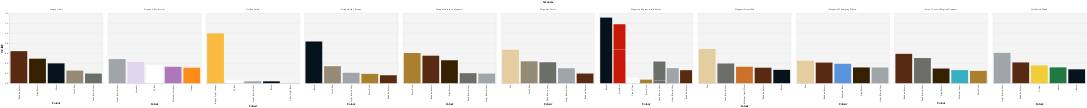

The notebook cell saved with this chart:
### Markdown cell above
### Fantastic Beasts

### Code cell
alt.Chart(largest_colors_tfidf[largest_colors_tfidf['theme_name']=="Fantastic Beasts"]).mark_bar().encode(
    y=alt.X('tf_idf', title='TF-IDF'),
    x=alt.X('color_name', sort=alt.Sort(field='tf_idf:Q', order='ascending'), title='Colour'),
    color=alt.Color("hex:N", scale=None, title='Colour'),
    tooltip=['hex'],
    column=alt.Column('name', title='Set name')
).resolve_scale(x='independent').configure_view(
    fill='#f4f4f4'
)

### Figure 1 — Vega-Lite specification as saved in the notebook (floating-point values rounded to 4 significant figures)
{"$schema": "https://vega.github.io/schema/vega-lite/v3.2.1.json", "config": {"mark": {"tooltip": null}, "view": {"fill": "#f4f4f4", "height": 300, "width": 400}}, "data": {"name": "data-cb1dac737e648e644471cc776e7658a5"}, "datasets": {"data-cb1dac737e648e644471cc776e7658a5": [{"color_name": "Pearl Gold", "hex": "#AA7F2E", "name": "Harry's Journey to Hogwarts", "set_num": "30407-1", "tf_idf": 0.6046, "theme_name": "Fantastic Beasts"}, {"color_name": "Reddish Brown", "hex": "#582A12", "name": "Harry's Journey to Hogwarts", "set_num": "30407-1", "tf_idf": 0.5504, "theme_name": "Fantastic Beasts"}, {"color_name": "Dark Brown", "hex": "#352100", "name": "Harry's Journey to Hogwarts", "set_num": "30407-1", "tf_idf": 0.4592, "theme_name": "Fantastic Beasts"}, {"color_name": "Dark Bluish Gray", "hex": "#6C6E68", "name": "Harry's Journey to Hogwarts", "set_num": "30407-1", "tf_idf": 0.2001, "theme_name": "Fantastic Beasts"}, {"color_name": "Light Bluish Gray", "hex": "#A0A5A9", "name": "Harry's Journey to Hogwarts", "set_num": "30407-1", "tf_idf": 0.1912, "theme_name": "Fantastic Beasts"}, {"color_name": "Light Bluish Gray", "hex": "#A0A5A9", "name": "Diagon Alley (micro)", "set_num": "40289-1", "tf_idf": 0.482, "theme_name": "Fantastic Beasts"}, {"color_name": "Lavender", "hex": "#E1D5ED", "name": "Diagon Alley (micro)", "set_num": "40289-1", "tf_idf": 0.425, "theme_name": "Fantastic Beasts"}, {"color_name": "White", "hex": "#FFFFFF", "name": "Diagon Alley (micro)", "set_num": "40289-1", "tf_idf": 0.3599, "theme_name": "Fantastic Beasts"}, {"color_name": "Medium Lavender", "hex": "#AC78BA", "name": "Diagon Alley (micro)", "set_num": "40289-1", "tf_idf": 0.3284, "theme_name": "Fantastic Beasts"}, {"color_name": "Orange", "hex": "#FE8A18", "name": "Diagon Alley (micro)", "set_num": "40289-1", "tf_idf": 0.3105, "theme_name": "Fantastic Beasts"}, {"color_name": "Tan", "hex": "#E4CD9E", "name": "Hogwarts Castle", "set_num": "71043-1", "tf_idf": 0.6701, "theme_name": "Fantastic Beasts"}, {"color_name": "Dark Tan", "hex": "#958A73", "name": "Hogwarts Castle", "set_num": "71043-1", "tf_idf": 0.4375, "theme_name": "Fantastic Beasts"}, {"color_name": "Dark Bluish Gray", "hex": "#6C6E68", "name": "Hogwarts Castle", "set_num": "71043-1", "tf_idf": 0.4187, "theme_name": "Fantastic Beasts"}, {"color_name": "Light Bluish Gray", "hex": "#A0A5A9", "name": "Hogwarts Castle", "set_num": "71043-1", "tf_idf": 0.2991, "theme_name": "Fantastic Beasts"}, {"color_name": "Reddish Brown", "hex": "#582A12", "name": "Hogwarts Castle", "set_num": "71043-1", "tf_idf": 0.1931, "theme_name": "Fantastic Beasts"}, {"color_name": "Black", "hex": "#05131D", "name": "Hogwarts Express (4th Edition)", "set_num": "71247-2", "tf_idf": 0.7243, "theme_name": "Fantastic Beasts"}, {"color_name": "Trans-Red", "hex": "#C91A09", "name": "Hogwarts Express (4th Edition)", "set_num": "71247-2", "tf_idf": 0.6735, "theme_name": "Fantastic Beasts"}, {"color_name": "Trans-Clear", "hex": "#FCFCFC", "name": "Hogwarts Express (4th Edition)", "set_num": "71247-2", "tf_idf": 0.1063, "theme_name": "Fantastic Beasts"}, {"color_name": "Pearl Gold", "hex": "#AA7F2E", "name": "Hogwarts Express (4th Edition)", "set_num": "71247-2", "tf_idf": 0.07139, "theme_name": "Fantastic Beasts"}, {"color_name": "Dark Bluish Gray", "hex": "#6C6E68", "name": "Hogwarts Express (4th Edition)", "set_num": "71247-2", "tf_idf": 0.05317, "theme_name": "Fantastic Beasts"}, {"color_name": "Reddish Brown", "hex": "#582A12", "name": "Aragog's Lair", "set_num": "75950-1", "tf_idf": 0.6414, "theme_name": "Fantastic Beasts"}, {"color_name": "Dark Brown", "hex": "#352100", "name": "Aragog's Lair", "set_num": "75950-1", "tf_idf": 0.4906, "theme_name": "Fantastic Beasts"}, {"color_name": "Black", "hex": "#05131D", "name": "Aragog's Lair", "set_num": "75950-1", "tf_idf": 0.3971, "theme_name": "Fantastic Beasts"}, {"color_name": "Dark Tan", "hex": "#958A73", "name": "Aragog's Lair", "set_num": "75950-1", "tf_idf": 0.2521, "theme_name": "Fantastic Beasts"}, {"color_name": "Dark Bluish Gray", "hex": "#6C6E68", "name": "Aragog's Lair", "set_num": "75950-1", "tf_idf": 0.1924, "theme_name": "Fantastic Beasts"}, {"color_name": "Black", "hex": "#05131D", "name": "Grindelwald's Escape", "set_num": "75951-1", "tf_idf": 0.8349, "theme_name": "Fantastic Beasts"}, {"color_name": "Dark Tan", "hex": "#958A73", "name": "Grindelwald's Escape", "set_num": "75951-1", "tf_idf": 0.3401, "theme_name": "Fantastic Beasts"}, {"color_name": "Light Bluish Gray", "hex": "#A0A5A9", "name": "Grindelwald's Escape", "set_num": "75951-1", "tf_idf": 0.2084, "theme_name": "Fantastic Beasts"}, {"color_name": "Pearl Gold", "hex": "#AA7F2E", "name": "Grindelwald's Escape", "set_num": "75951-1", "tf_idf": 0.1864, "theme_name": "Fantastic Beasts"}, {"color_name": "Reddish Brown", "hex": "#582A12", "name": "Grindelwald's Escape", "set_num": "75951-1", "tf_idf": 0.1586, "theme_name": "Fantastic Beasts"}, {"color_name": "Reddish Brown", "hex": "#582A12", "name": "Newt's Case of Magical Creatures", "set_num": "75952-1", "tf_idf": 0.5877, "theme_name": "Fantastic Beasts"}, {"color_name": "Dark Bluish Gray", "hex": "#6C6E68", "name": "Newt's Case of Magical Creatures", "set_num": "75952-1", "tf_idf": 0.5037, "theme_name": "Fantastic Beasts"}, {"color_name": "Dark Brown", "hex": "#352100", "name": "Newt's Case of Magical Creatures", "set_num": "75952-1", "tf_idf": 0.2935, "theme_name": "Fantastic Beasts"}, {"color_name": "Medium Azure", "hex": "#36AEBF", "name": "Newt's Case of Magical Creatures", "set_num": "75952-1", "tf_idf": 0.2618, "theme_name": "Fantastic Beasts"}, {"color_name": "Pearl Gold", "hex": "#AA7F2E", "name": "Newt's Case of Magical Creatures", "set_num": "75952-1", "tf_idf": 0.2469, "theme_name": "Fantastic Beasts"}, {"color_name": "Tan", "hex": "#E4CD9E", "name": "Hogwarts Whomping Willow", "set_num": "75953-1", "tf_idf": 0.4501, "theme_name": "Fantastic Beasts"}, {"color_name": "Reddish Brown", "hex": "#582A12", "name": "Hogwarts Whomping Willow", "set_num": "75953-1", "tf_idf": 0.4124, "theme_name": "Fantastic Beasts"}, {"color_name": "Medium Blue", "hex": "#5A93DB", "name": "Hogwarts Whomping Willow", "set_num": "75953-1", "tf_idf": 0.3878, "theme_name": "Fantastic Beasts"}, {"color_name": "Dark Brown", "hex": "#352100", "name": "Hogwarts Whomping Willow", "set_num": "75953-1", "tf_idf": 0.3154, "theme_name": "Fantastic Beasts"}, {"color_name": "Light Bluish Gray", "hex": "#A0A5A9", "name": "Hogwarts Whomping Willow", "set_num": "75953-1", "tf_idf": 0.3143, "theme_name": "Fantastic Beasts"}, {"color_name": "Tan", "hex": "#E4CD9E", "name": "Hogwarts Great Hall", "set_num": "75954-1", "tf_idf": 0.6861, "theme_name": "Fantastic Beasts"}, {"color_name": "Dark Bluish Gray", "hex": "#6C6E68", "name": "Hogwarts Great Hall", "set_num": "75954-1", "tf_idf": 0.394, "theme_name": "Fantastic Beasts"}, {"color_name": "Medium Dark Flesh", "hex": "#CC702A", "name": "Hogwarts Great Hall", "set_num": "75954-1", "tf_idf": 0.3292, "theme_name": "Fantastic Beasts"}, {"color_name": "Reddish Brown", "hex": "#582A12", "name": "Hogwarts Great Hall", "set_num": "75954-1", "tf_idf": 0.3098, "theme_name": "Fantastic Beasts"}, {"color_name": "Black", "hex": "#05131D", "name": "Hogwarts Great Hall", "set_num": "75954-1", "tf_idf": 0.2669, "theme_name": "Fantastic Beasts"}, {"color_name": "Black", "hex": "#05131D", "name": "Hogwarts Express (4th Edition)", "set_num": "75955-1", "tf_idf": 0.5898, "theme_name": "Fantastic Beasts"}, {"color_name": "Trans-Red", "hex": "#C91A09", "name": "Hogwarts Express (4th Edition)", "set_num": "75955-1", "tf_idf": 0.5071, "theme_name": "Fantastic Beasts"}, {"color_name": "Dark Bluish Gray", "hex": "#6C6E68", "name": "Hogwarts Express (4th Edition)", "set_num": "75955-1", "tf_idf": 0.3803, "theme_name": "Fantastic Beasts"}, {"color_name": "Light Bluish Gray", "hex": "#A0A5A9", "name": "Hogwarts Express (4th Edition)", "set_num": "75955-1", "tf_idf": 0.3021, "theme_name": "Fantastic Beasts"}, {"color_name": "Reddish Brown", "hex": "#582A12", "name": "Hogwarts Express (4th Edition)", "set_num": "75955-1", "tf_idf": 0.2602, "theme_name": "Fantastic Beasts"}, {"color_name": "Light Bluish Gray", "hex": "#A0A5A9", "name": "Quidditch Match", "set_num": "75956-1", "tf_idf": 0.6075, "theme_name": "Fantastic Beasts"}, {"color_name": "Reddish Brown", "hex": "#582A12", "name": "Quidditch Match", "set_num": "75956-1", "tf_idf": 0.4154, "theme_name": "Fantastic Beasts"}, {"color_name": "Yellow", "hex": "#F2CD37", "name": "Quidditch Match", "set_num": "75956-1", "tf_idf": 0.3557, "theme_name": "Fantastic Beasts"}, {"color_name": "Green", "hex": "#237841", "name": "Quidditch Match", "set_num": "75956-1", "tf_idf": 0.3164, "theme_name": "Fantastic Beasts"}, {"color_name": "Black", "hex": "#05131D", "name": "Quidditch Match", "set_num": "75956-1", "tf_idf": 0.2773, "theme_name": "Fantastic Beasts"}, {"color_name": "Bright Light Orange", "hex": "#F8BB3D", "name": "Golden Snitch", "set_num": "HP-SNITCH", "tf_idf": 0.9967, "theme_name": "Fantastic Beasts"}, {"color_name": "White", "hex": "#FFFFFF", "name": "Golden Snitch", "set_num": "HP-SNITCH", "tf_idf": 0.06138, "theme_name": "Fantastic Beasts"}, {"color_name": "Light Bluish Gray", "hex": "#A0A5A9", "name": "Golden Snitch", "set_num": "HP-SNITCH", "tf_idf": 0.03807, "theme_name": "Fantastic Beasts"}, {"color_name": "Black", "hex": "#05131D", "name": "Golden Snitch", "set_num": "HP-SNITCH", "tf_idf": 0.03702, "theme_name": "Fantastic Beasts"}, {"color_name": "Trans-Light Blue", "hex": "#AEEFEC", "name": "Golden Snitch", "set_num": "HP-SNITCH", "tf_idf": 0, "theme_name": "Fantastic Beasts"}]}, "encoding": {"color": {"field": "hex", "scale": null, "title": "Colour", "type": "nominal"}, "column": {"field": "name", "title": "Set name", "type": "nominal"}, "tooltip": [{"field": "hex", "type": "nominal"}], "x": {"field": "color_name", "sort": {"field": "tf_idf:Q", "order": "ascending"}, "title": "Colour", "type": "nominal"}, "y": {"field": "tf_idf", "title": "TF-IDF", "type": "quantitative"}}, "mark": "bar", "resolve": {"scale": {"x": "independent"}}}
